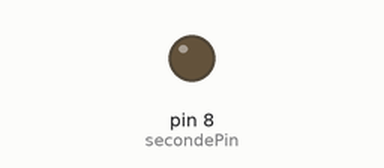
Simulated run of this sketch. Board: Arduino Uno, built with avr-gcc and run on an emulated ATmega328P. On the bench: output pins drawn as LEDs (lit = HIGH). Pins used as bus, display or sensor lines are not drawn.

Above: at 2.0 s.
At 5.0 s:
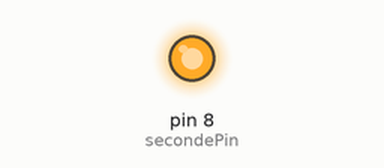
Timing chart, 0 to 10.4 s (numbered marks = the images above):
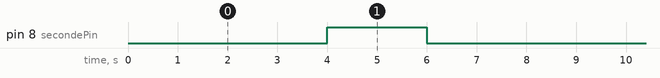

The sketch:

TwoLedProject.ino
```cpp
int firstPin = 12;
int secondePin = 8;

void setup() {

  pinMode(firstPin, OUTPUT);
  pinMode(secondePin, OUTPUT);


}

void loop() {

  digitalWrite(firstPin, HIGH);

  delay(2000);

  digitalWrite(firstPin, LOW);

  delay(2000);

  digitalWrite(secondePin, HIGH);

  delay(2000);

  digitalWrite(secondePin, LOW);

  delay(2000);


}
```

Measured:
- by itself, pin 8 (secondePin): alternates HIGH for 2.0 s and LOW for 6.0 s
